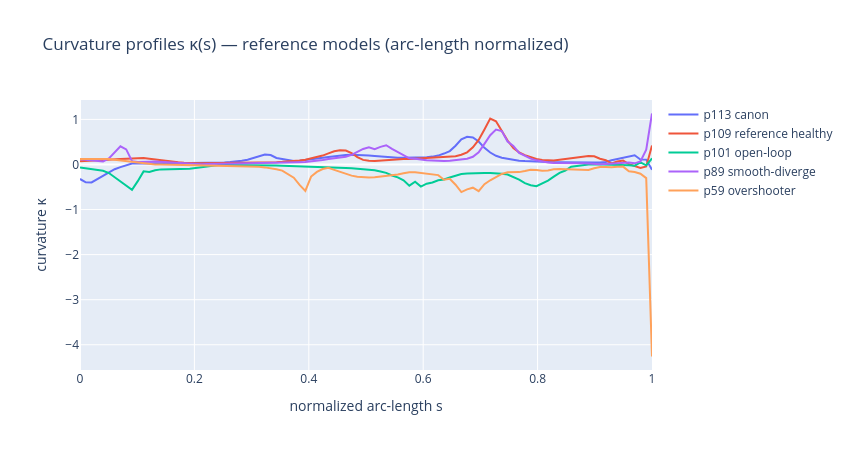

Notebook source saved alongside this figure:
### Code cell
# Curvature profile overlay — reference models only
fig = go.Figure()
for prime, seed, dseed, label in REFERENCE_MODELS:
    v = family.get_variant(prime=prime, seed=seed, data_seed=dseed)
    m = compute_shape_metrics(v)
    curv = m["curvature"]
    fig.add_trace(go.Scatter(
        x=curv["s_norm"], y=curv["kappa"],
        mode="lines", name=label,
    ))
fig.update_layout(
    title="Curvature profiles κ(s) — reference models (arc-length normalized)",
    xaxis_title="normalized arc-length s",
    yaxis_title="curvature κ",
    width=850, height=450,
)
fig.show()
